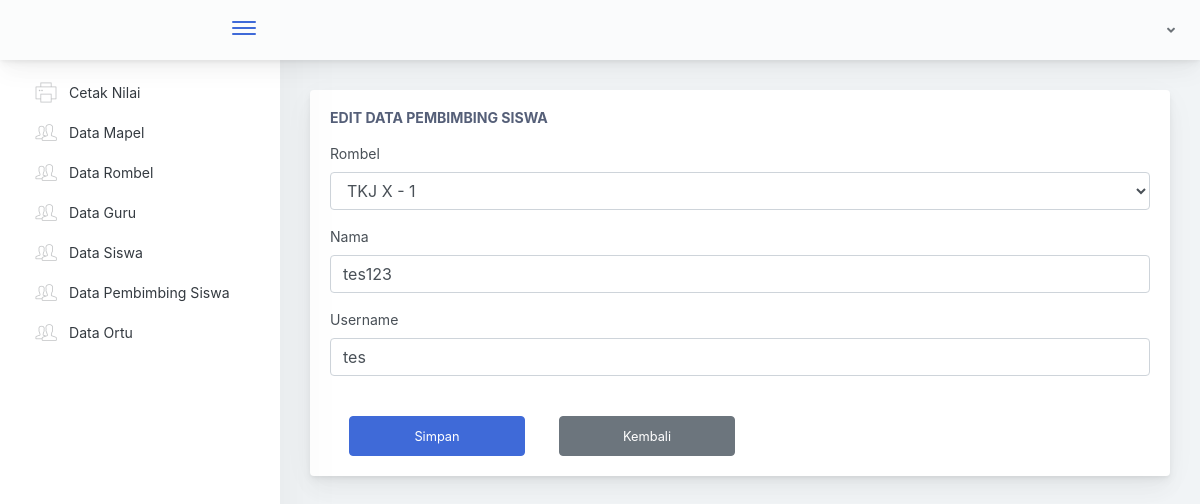
The page /Tu/editps/7 on the database its author committed.
### tables this page shows
CREATE TABLE `tb_ps` (
  `id_ps` int NOT NULL,
  `id_rombel` int NOT NULL,
  `nama_ps` varchar(50) NOT NULL,
  `username` varchar(50) NOT NULL,
  `password` varchar(250) NOT NULL
);

CREATE TABLE `tb_rombel` (
  `id_rombel` int NOT NULL,
  `rombel` varchar(50) NOT NULL
);

### application/controllers/Tu.php (called while the page is built, shortened)
<?php
class Tu extends CI_Controller {
  public function __construct()
  {
    $this->load->model('M_Nilai');
    $this->load->model('SaveModel');
    $this->load->model('TuModel');
    $this->load->library('form_validation');
  }
public function editps($id_ps){
  $queryPsDetail = $this->TuModel->getDataPsDetail($id_ps);
  $DATA = array('queryPsDetail' => $queryPsDetail);
  $DATA['rombel'] = $this->M_Nilai->get_data('tb_rombel')->result();
  $this->load->view('tu/editps', $DATA);
}
}

### index.php (called while the page is built, shortened)
<?php
require_once BASEPATH.'core/CodeIgniter.php';

### application/models/M_Nilai.php (called while the page is built, shortened)
<?php
class M_Nilai extends CI_Model{
	function get_data($table){
		return $this->db->get($table);
	}
}
?>

### application/models/TuModel.php (called while the page is built, shortened)
<?php if ( ! defined('BASEPATH')) exit('No direct script access allowed');
class TuModel extends CI_Model {
    function getDataPsDetail($id_ps){
        $this->db->where('id_ps', $id_ps);
        $query = $this->db->get('tb_ps');
        return $query->row();
    }
}

### application/views/tu/editps.php (the view, shortened to what this page needs)
<!doctype html>
<html lang="en">
<head>
</head>
<body>
        <div class="app-main">
                <div class="app-main__outer">
                    <div class="app-main__inner">
                    <div class="row">
                            <div class="col-lg-12">
                                <div class="main-card mb-3 card">
                                    <div class="card-body"><h5 class="card-title">Edit Data Pembimbing Siswa</h5>
                                      <form method="post" action="<?php echo base_url('Tu/fungsieditps')?>">
                                        <div class="form-group">
                                            <label>Rombel</label>
                                            <select class="form-control" name="rombel">
                                            <?php foreach($rombel as $r){ ?>
                                              <option  value="<?php echo $r->id_rombel; ?>" <?=$r->id_rombel == $queryPsDetail->id_rombel ? "selected" : null ?>><?php echo $r->rombel; ?></option>
                                            <?php } ?>
                                            </select>
                                        </div>
                                        <div class="form-group">
                                            <label>Nama</label>
                                            <input type="text" class="form-control" value="<?php echo $queryPsDetail->nama_ps; ?>" name="nama">
                                        </div>
                                        <div class="form-group">
                                            <label>Username</label>
                                            <input type="text" class="form-control" value="<?php echo $queryPsDetail->username; ?>" name="username">
                                        </div>
                                          <div class="row">
                                          <button type="submit" class="btn btn-primary mt-4" style="height: 40px; width: 11rem; margin-left: 4%;">Simpan</button>
                                          <button type="button" class="btn btn-secondary mt-4" id="back" style="height: 40px; width: 11rem; margin-left: 4%;">Kembali</button>
                                          </div>
                                      </form>
                                    </div>
                                </div>
                            </div>
                        </div>
                    </div>
        </div>
    </div>
<script type="text/javascript" src="<?php echo base_url('assets/scripts/main.js') ?>"></script></body>
</html>

### rows shown on the page
tb_ps: rombel "TKJ X - 1", nama "tes123", username "tes"
